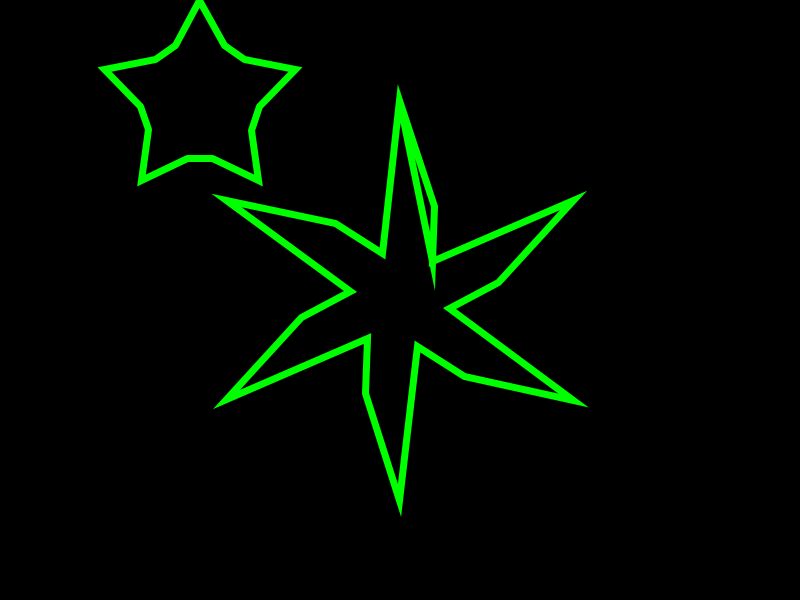
Frame 1 (no input)
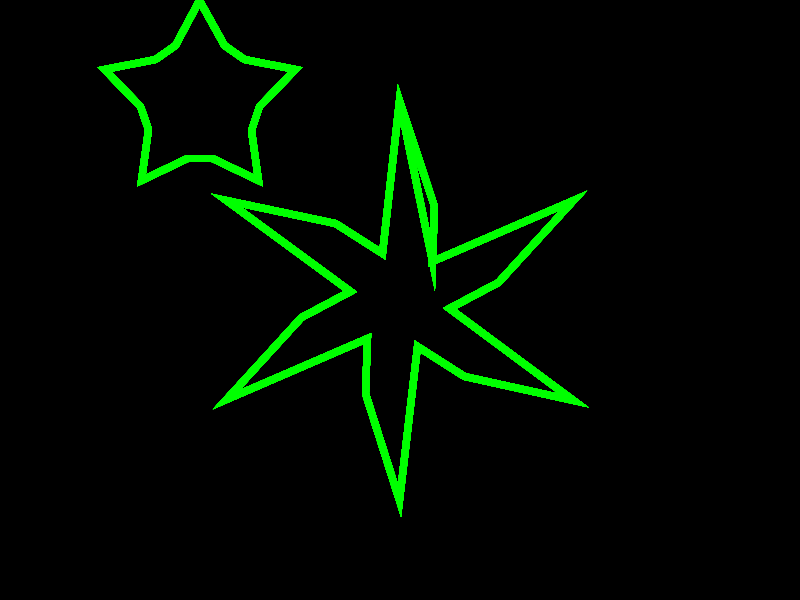
Frame 60 (the mouse pressed at the canvas centre just before this capture)
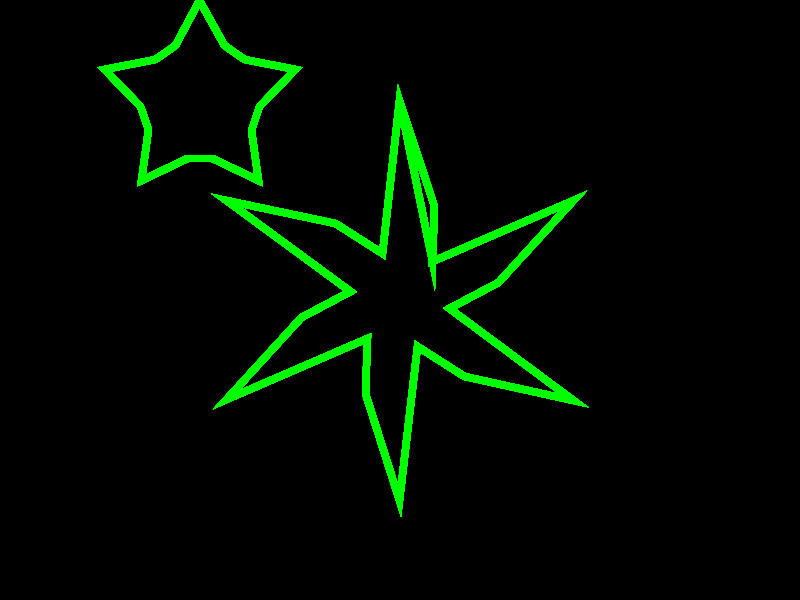
Frame 120 (the mouse held since frame 60 and released just before this capture)

The Processing sketch that drew these frames (run headless with seeded random() and noise(); from frame 60 on, the mouse is pressed at the canvas centre):

// Processing sketch: StarStart
// ── StarStart.pde
void setup()
{
  size(800, 600);
  background(0);
}

void draw()
{
//  star(200,300,5,100,50);
//  star(500,300,5,100,60);
sprocket(200,100,5,100,60, 60);
//sprocket(400,300,5,100,100, 60);
sprocket(400,300,6,200,100, 50);
}

void star(float x, float y, int side, float out, float in)
{
  noFill();
  stroke(0,255,0);
  strokeWeight(7);
  
  pushMatrix();
  translate(x,y);
  rotate(-PI/2);
  float gap = 2 * PI / side;
  beginShape();
  for(float theta = 0; theta < 2 * PI; theta += gap )
  {
      float pX = out * cos(theta);
      float pY = out * sin(theta);
      vertex(pX,pY);
      
      float pX2 = in * cos(theta + gap/2);
      float pY2 = in * sin(theta + gap/2);
      vertex(pX2,pY2);
  }
  endShape(CLOSE);
  popMatrix();
  
}

void sprocket(float x, float y, int side, float one, float two, float three)
{
  noFill();
  stroke(0,255,0);
  strokeWeight(7);
  
  pushMatrix();
  translate(x,y);
  rotate(-PI/2);
  float gap = 2 * PI / side;
  beginShape();
  for(float theta = 0; theta < 2 * PI; theta += gap )
  {
      float pX = one * cos(theta);
      float pY = one * sin(theta);
      vertex(pX,pY);
      
      float pX2 = two * cos(theta + gap/3);
      float pY2 = two * sin(theta + gap/3);
      vertex(pX2,pY2);
      
      float pX3 = three * cos(theta + 2 * gap/3);
      float pY3 = three * sin(theta + 2 * gap/3);
      vertex(pX3,pY3);
  }
  endShape(CLOSE);
  popMatrix();
  
}
